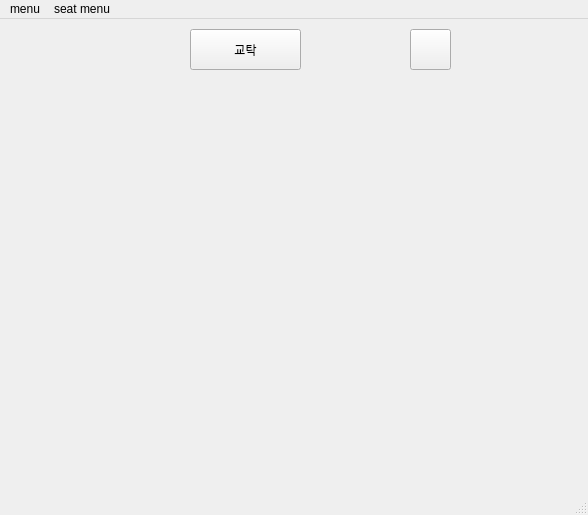
<?xml version="1.0" encoding="UTF-8"?>
<ui version="4.0">
 <class>MainWindow</class>
 <widget class="QMainWindow" name="MainWindow">
  <property name="geometry">
   <rect>
    <x>0</x>
    <y>0</y>
    <width>588</width>
    <height>515</height>
   </rect>
  </property>
  <property name="windowTitle">
   <string>MainWindow</string>
  </property>
  <widget class="QWidget" name="centralwidget">
   <widget class="QPushButton" name="pushButton_2">
    <property name="geometry">
     <rect>
      <x>410</x>
      <y>10</y>
      <width>41</width>
      <height>41</height>
     </rect>
    </property>
    <property name="text">
     <string/>
    </property>
   </widget>
   <widget class="QPushButton" name="pushButton">
    <property name="geometry">
     <rect>
      <x>190</x>
      <y>10</y>
      <width>111</width>
      <height>41</height>
     </rect>
    </property>
    <property name="mouseTracking">
     <bool>false</bool>
    </property>
    <property name="text">
     <string>교탁</string>
    </property>
   </widget>
  </widget>
  <widget class="QStatusBar" name="statusbar"/>
  <widget class="QMenuBar" name="menubar">
   <property name="geometry">
    <rect>
     <x>0</x>
     <y>0</y>
     <width>588</width>
     <height>28</height>
    </rect>
   </property>
   <widget class="QMenu" name="menuMenu">
    <property name="title">
     <string>menu</string>
    </property>
    <addaction name="separator"/>
    <addaction name="actionLoad_file_2"/>
    <addaction name="actionSave_file_2"/>
    <addaction name="separator"/>
    <addaction name="actionQuit_4"/>
   </widget>
   <widget class="QMenu" name="menuSeat_menu">
    <property name="title">
     <string>seat menu</string>
    </property>
    <addaction name="separator"/>
    <addaction name="action_create_seat"/>
    <addaction name="separator"/>
    <addaction name="separator"/>
    <addaction name="action_3"/>
    <addaction name="separator"/>
    <addaction name="separator"/>
   </widget>
   <addaction name="menuMenu"/>
   <addaction name="menuSeat_menu"/>
  </widget>
  <action name="actionFile">
   <property name="text">
    <string>file</string>
   </property>
  </action>
  <action name="actionFile_save">
   <property name="text">
    <string>file save</string>
   </property>
  </action>
  <action name="actionLoad_file">
   <property name="text">
    <string>load file</string>
   </property>
  </action>
  <action name="actionQuit">
   <property name="text">
    <string>quit</string>
   </property>
  </action>
  <action name="actionHelp">
   <property name="text">
    <string>help</string>
   </property>
  </action>
  <action name="actionRecent_file">
   <property name="text">
    <string>recent file</string>
   </property>
  </action>
  <action name="actionQuit_2">
   <property name="text">
    <string>quit</string>
   </property>
  </action>
  <action name="actionSave_file">
   <property name="text">
    <string>save file</string>
   </property>
  </action>
  <action name="actionLoad_file_2">
   <property name="text">
    <string>load file</string>
   </property>
  </action>
  <action name="actionSave_file_2">
   <property name="text">
    <string>save file</string>
   </property>
  </action>
  <action name="actionQuit_3">
   <property name="text">
    <string>quit</string>
   </property>
  </action>
  <action name="actionQuit_4">
   <property name="text">
    <string>quit</string>
   </property>
  </action>
  <action name="action_create_seat">
   <property name="text">
    <string>create seat</string>
   </property>
  </action>
  <action name="action">
   <property name="text">
    <string>짝만들기</string>
   </property>
  </action>
  <action name="action_2">
   <property name="text">
    <string>짝설정</string>
   </property>
  </action>
  <action name="action_3">
   <property name="text">
    <string>자리 바꾸기 설정</string>
   </property>
  </action>
  <action name="actionDelete_seat">
   <property name="text">
    <string>delete seat</string>
   </property>
  </action>
  <action name="actionDelete_mode">
   <property name="text">
    <string>activate delete mode</string>
   </property>
  </action>
  <action name="actionDeactivate_delete_mode">
   <property name="text">
    <string>deactivate delete</string>
   </property>
  </action>
  <action name="actionActivate_change_name">
   <property name="text">
    <string>activate set name</string>
   </property>
  </action>
  <action name="actionDeacivate_change_name">
   <property name="text">
    <string>deacivate set name</string>
   </property>
  </action>
  <action name="action_7">
   <property name="text">
    <string>짝 설정</string>
   </property>
  </action>
  <action name="action_8">
   <property name="text">
    <string>짝 설정 비활성화</string>
   </property>
  </action>
  <action name="action_5">
   <property name="text">
    <string>자리 고정 설정</string>
   </property>
  </action>
  <action name="action_6">
   <property name="text">
    <string>자리 고정 설정 비활성화</string>
   </property>
  </action>
 </widget>
 <resources/>
 <connections/>
</ui>
